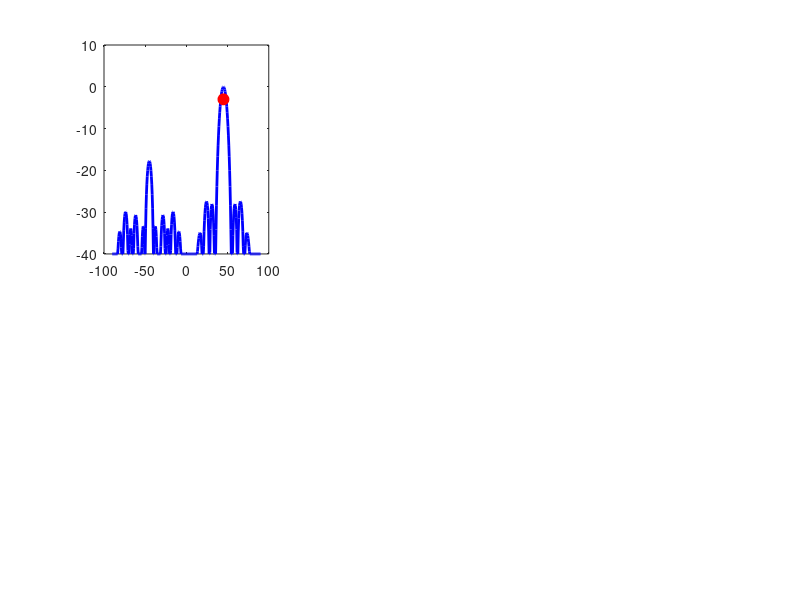

Recreate this plot in MATLAB. (Note: this script raises an error after producing the figure.)
%% Standalone RIS Beam Pattern Visualization
% This script runs independently in MATLAB without RISNet
% Computes and plots 3D far-field radiation pattern for a phased array RIS

clear all; close all; clc;

%% RIS Parameters
N = 16;                          % Array size: 16x16 elements
freq = 5.8e9;                    % Frequency: 5.8 GHz
c = 3e8;                         % Speed of light
lambda = c / freq;               % Wavelength
k = 2 * pi / lambda;             % Wavenumber

% Element spacing (lambda/2 is standard)
spacing = lambda / 2;

% Beam steering angle in degrees (0 = broadside, +45 = steer 45 degrees)
beam_angle_deg = 45;

% Quantization: 0 = continuous, 1 = 1-bit, 2 = 2-bit, 3 = 3-bit, etc.
bits = 1;

%% Generate Element Positions
% Create a uniform planar array (UPA) centered at origin
[row, col] = meshgrid(0:N-1, 0:N-1);
x_elem = (row(:) - (N-1)/2) * spacing;
y_elem = (col(:) - (N-1)/2) * spacing;
z_elem = zeros(size(x_elem));

elem_pos = [x_elem, y_elem, z_elem];

fprintf('\n========================================\n');
fprintf('RIS Beam Pattern Analysis\n');
fprintf('========================================\n');
fprintf('Array size:        %dx%d (%d elements)\n', N, N, N*N);
fprintf('Frequency:         %.2f GHz\n', freq/1e9);
fprintf('Wavelength:        %.4f m\n', lambda);
fprintf('Element spacing:   %.4f m (λ/%.2f)\n', spacing, lambda/spacing);
fprintf('Beam angle:        %.1f°\n', beam_angle_deg);
fprintf('Quantization:      %d-bit\n', bits);
fprintf('========================================\n\n');

%% Compute Steering Phases
% Linear phase gradient for beam steering
phases = -k * (x_elem * cosd(beam_angle_deg) + y_elem * sind(beam_angle_deg));

% Apply quantization if specified
if bits > 0
    num_levels = 2^bits;
    phase_step = 2*pi / num_levels;
    phases = round(phases / phase_step) * phase_step;
    fprintf('Quantization levels: %d\n', num_levels);
    fprintf('Phase step:          %.1f°\n', phase_step * 180/pi);
else
    fprintf('Using continuous (unquantized) phases\n');
end

%% Compute 1D Beam Pattern (Azimuth Cut)
fprintf('\nComputing 1D beam pattern...\n');
angles_1d = -90:0.5:90;
pattern_1d = zeros(size(angles_1d));

for idx = 1:length(angles_1d)
    ang = angles_1d(idx);
    kx = k * cosd(ang);
    ky = k * sind(ang);
    steering = kx * x_elem + ky * y_elem;
    pattern_1d(idx) = abs(sum(exp(1j * (phases + steering))));
end

% Normalize to dB
pattern_1d_max = max(pattern_1d);
pattern_1d_dB = 20 * log10(pattern_1d / pattern_1d_max + 1e-10);
pattern_1d_dB = max(pattern_1d_dB, -40);  % Floor at -40 dB

%% Compute 3D Far-Field Pattern (Hemisphere)
fprintf('Computing 3D far-field pattern...\n');
theta = 0:2:90;      % Elevation: 0 to 90 degrees
phi = -180:2:180;    % Azimuth: -180 to 180 degrees

[THETA, PHI] = meshgrid(theta, phi);

% Compute array factor over 2D angular grid
AF = zeros(size(THETA));

for n = 1:length(x_elem)
    % Wave vector for each element
    phase_shift = k * (x_elem(n) * cosd(THETA) .* cosd(PHI) + ...
                       y_elem(n) * cosd(THETA) .* sind(PHI) + ...
                       z_elem(n) * sind(THETA));

    AF = AF + exp(1j * (phases(n) + phase_shift));
end

% Convert to dB
AF_mag = abs(AF);
AF_max = max(AF_mag(:));
AF_dB = 20 * log10(AF_mag / AF_max + 1e-10);
AF_dB = max(AF_dB, -30);  % Floor at -30 dB

% Find peak direction
[~, idx] = max(AF_dB(:));
[row_peak, col_peak] = ind2sub(size(AF_dB), idx);
peak_phi = phi(row_peak);
peak_theta = theta(col_peak);

fprintf('Peak direction:    theta=%.1f°, phi=%.1f°\n', peak_theta, peak_phi);

%% Compute Metrics
% Main lobe width (-3 dB beamwidth)
above_3dB = pattern_1d_dB >= -3;
main_lobe_indices = find(above_3dB);
if ~isempty(main_lobe_indices)
    main_lobe_width = (main_lobe_indices(end) - main_lobe_indices(1)) * 0.5;
else
    main_lobe_width = 0;
end

% Sidelobe level
peak_idx = find(pattern_1d_dB == max(pattern_1d_dB), 1);
sidelobe_region_1 = pattern_1d_dB(1:max(1, peak_idx-10));
sidelobe_region_2 = pattern_1d_dB(min(length(pattern_1d_dB), peak_idx+10):end);
sidelobe_level = max([sidelobe_region_1, sidelobe_region_2]);

fprintf('\nBeam Metrics:\n');
fprintf('  Main lobe width (-3dB):  %.1f°\n', main_lobe_width);
fprintf('  Sidelobe level:          %.1f dB\n', sidelobe_level);

%% Create Visualization Figure
fprintf('\nGenerating plots...\n');

fig = figure('Name', sprintf('RIS Beam Pattern - %.1f° Steering', beam_angle_deg), ...
             'NumberTitle', 'off', 'Position', [100 100 1400 900]);

%% Plot 1: 1D Beam Pattern (Cartesian)
subplot(2,3,1);
plot(angles_1d, pattern_1d_dB, 'b-', 'LineWidth', 2);
hold on;
plot(beam_angle_deg, max(pattern_1d_dB)-3, 'ro', 'MarkerSize', 8, 'MarkerFaceColor', 'r');
yline(-3, 'g--', 'LineWidth', 1.5);
hold off;
grid on;
xlabel('Angle (degrees)', 'FontSize', 11);
ylabel('Normalized Gain (dB)', 'FontSize', 11);
title('1D Beam Pattern (Azimuth Cut)', 'FontSize', 12);
xlim([-90, 90]);
ylim([-40, 5]);
legend('Pattern', 'Steering angle', '-3 dB', 'Location', 'best');

%% Plot 2: 1D Beam Pattern (Polar)
subplot(2,3,2);
pattern_1d_linear = 10.^(pattern_1d_dB / 20);
pattern_1d_linear = pattern_1d_linear / max(pattern_1d_linear);
polarplot(deg2rad(angles_1d), pattern_1d_linear, 'b-', 'LineWidth', 2);
hold on;
polarplot(deg2rad([beam_angle_deg beam_angle_deg]), [0 1], 'r--', 'LineWidth', 2);
hold off;
ax = gca;
ax.ThetaZeroLocation = 'right';
ax.ThetaDir = 'counterclockwise';
ax.RLim = [0 1.1];
rticks([0.1 0.25 0.5 0.71 1.0]);
rticklabels({'-20dB', '-12dB', '-6dB', '-3dB', '0dB'});
title('Polar Pattern', 'FontSize', 12);

%% Plot 3: Phase Distribution
subplot(2,3,3);
phases_deg = mod(rad2deg(phases), 360);
phase_grid = reshape(phases_deg, N, N);
x_grid = reshape(x_elem, N, N);
y_grid = reshape(y_elem, N, N);
imagesc(x_grid(1,:)*1000, y_grid(:,1)*1000, phase_grid);
colormap(gca, hsv(256));
cb = colorbar;
cb.Label.String = 'Phase (°)';
caxis([0 360]);
axis equal tight;
xlabel('X (mm)', 'FontSize', 11);
ylabel('Y (mm)', 'FontSize', 11);
title('Phase Distribution', 'FontSize', 12);
set(gca, 'YDir', 'normal');

%% Plot 4: 3D Radiation Pattern (Cartesian)
subplot(2,3,4);
surf(THETA, PHI, AF_dB, 'EdgeColor', 'none');
colormap(gca, jet(256));
colorbar;
caxis([-30 0]);
xlabel('Elevation θ (°)', 'FontSize', 11);
ylabel('Azimuth φ (°)', 'FontSize', 11);
zlabel('Gain (dB)', 'FontSize', 11);
title('3D Far-Field Pattern', 'FontSize', 12);
view(45, 30);

%% Plot 5: 2D Heatmap
subplot(2,3,5);
imagesc(theta, phi, AF_dB);
colormap(gca, jet(256));
colorbar;
caxis([-30 0]);
xlabel('Elevation θ (°)', 'FontSize', 11);
ylabel('Azimuth φ (°)', 'FontSize', 11);
title('2D Heatmap (Top View)', 'FontSize', 12);
axis xy;

%% Plot 6: Peak Direction and Statistics
subplot(2,3,6);
axis off;
stats_text = sprintf([...
    'RIS Beam Pattern Summary\n' ...
    '========================\n\n' ...
    'Array Configuration:\n' ...
    '  Size: %dx%d elements\n' ...
    '  Frequency: %.2f GHz\n' ...
    '  Wavelength: %.4f m\n' ...
    '  Element spacing: %.4f m\n\n' ...
    'Steering Parameters:\n' ...
    '  Steering angle: %.1f°\n' ...
    '  Quantization: %d-bit\n\n' ...
    'Beam Metrics:\n' ...
    '  Peak direction: θ=%.1f°, φ=%.1f°\n' ...
    '  Main lobe width: %.1f°\n' ...
    '  Sidelobe level: %.1f dB\n' ...
    '  Array gain: %.1f dBi\n\n' ...
    'Array Gain Formula:\n' ...
    '  G = 10*log10(N²) ≈ %.1f dBi' ...
    ], N, N, freq/1e9, lambda, spacing, ...
    beam_angle_deg, bits, peak_theta, peak_phi, main_lobe_width, sidelobe_level, ...
    10*log10(N*N) + 5, 10*log10(N*N) + 5);

text(0.1, 0.5, stats_text, 'FontSize', 10, ...
     'VerticalAlignment', 'middle', 'HorizontalAlignment', 'left');

sgtitle(sprintf('RIS %dx%d Far-Field @ %.2f GHz | Beam Steering: %.1f°', ...
                N, N, freq/1e9, beam_angle_deg), 'FontSize', 14, 'FontWeight', 'bold');

fprintf('Done! Figure displayed.\n\n');

%% Save Results
save_fig = true;
if save_fig
    filename = sprintf('ris_beam_%dbit_%ddeg.png', bits, round(beam_angle_deg));
    saveas(fig, filename);
    fprintf('Figure saved as: %s\n', filename);
end
